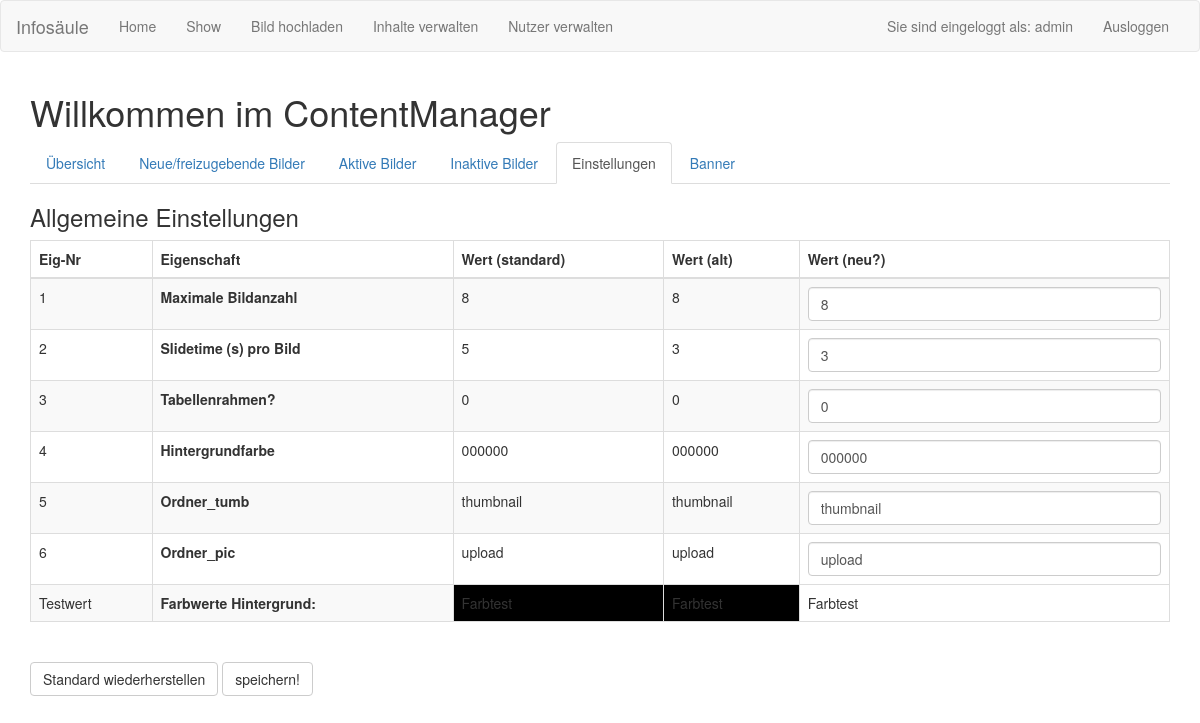
The page /cms_pref.php (signed in) on the database as committed earlier.
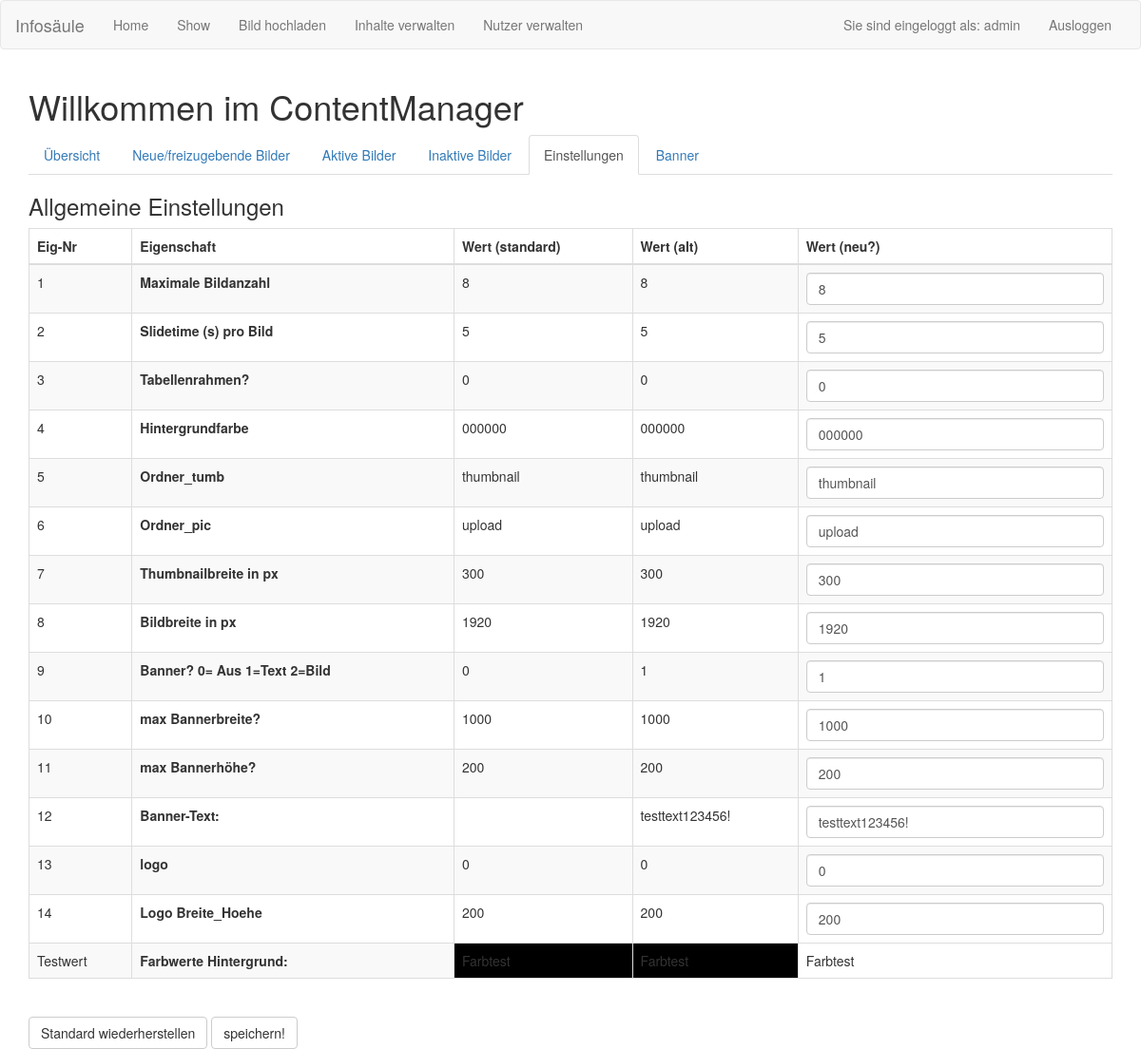
The same page on the database as committed later.
### tables this page shows
CREATE TABLE "preferences" (
	`lfdnr`	INTEGER PRIMARY KEY AUTOINCREMENT,
	`con`	TEXT NOT NULL,
	`value`	TEXT NOT NULL,
	`value_s`	TEXT NOT NULL
);

### cms_pref.php (the view, shortened to what this page needs)
<?php
include("header.php");
include("cms_links.php");
?>
<html>
<head>
  <link href="css/bootstrap.min.css" rel="stylesheet">
</head>
<body>
        <div id="cms_pref" class="container">
<?php
echo" <form action='cms_pref.php' method='post' enctype='multipart/form-data'>";
$db = new SQLite3('db/infosaeule.sqlite');
$Eintraege=13;
 if(!$db)die($db->lastErrorMsg());
 else{
 $j=0;
 while ($j<$Eintraege+1)
 {
 $flag_a[$j]=0;
 $j++;
 }
 $flag="FF0000";
    $results = $db->query("SELECT lfdnr,con,value,value_s from preferences");
if($results)
  {
  echo "<b><h3>Allgemeine Einstellungen</h3></b>";
  echo "<table class='table  table-striped table-bordered'>";
  echo "<thead><th>Eig-Nr</th>";
  echo "<th>Eigenschaft</th>";
  echo "<th>Wert (standard)</th>";
  echo "<th><b>Wert (alt) </th>";
  echo "<th>Wert (neu?) </th></thead>";
  echo "<tbody>";
        while ($row = $results->fetchArray() )
         {
                 if ($row['lfdnr']=='4')     $bgc=$row['value'];
                 if ($flag_a[$row['lfdnr']]==1){
                 echo "<tr><td bgcolor='".$flag."'>".$row['lfdnr']."</td>";
                 echo "<td bgcolor='".$flag."'><b>".$row['con']."</b></td>";
                 echo "<td>".$row['value_s']."</td>";
                 echo "<td >".$row['value']."</td>";
                 echo "<td bgcolor='".$flag."'><input class='form-control placeholder='.col-xs-3' type='input' value='".$row['value']."' name='".$row['lfdnr']."' ></td>";
                 echo "</tr>";
                 }
                 else
                 {
                 echo "<tr><td >".$row['lfdnr']."</td>";
                 echo "<td><b>".$row['con']."</b></td>";
                 echo "<td>".$row['value_s']."</td>";
                 echo "<td >".$row['value']."</td>";
                 echo "<td><input class='form-control placeholder='.col-xs-3' type='input' value='".$row['value']."' name='".$row['lfdnr']."' ></td>";
                 echo "</tr>";
                 }
         }
         echo "<tr><td>Testwert</td>";
         echo "<td><b>Farbwerte Hintergrund:</b></td>";
         echo "<td bgcolor='000000'>Farbtest</td>";
         echo "<td bgcolor='".$bgc."'>Farbtest</td>";
         echo "<td bgcolor='ffffff'>Farbtest</td></tr>";
  echo "</tbody>";
  echo "</table>";
  }
}
?>
 <br>
 <input class="btn btn-default btn-file" type="submit" value="Standard wiederherstellen" name='standard' >
 <input class="btn btn-default btn-file" type="submit" value="speichern!" name='speichern'>
</form>
</div>
</body>
</html>

Rows that differ between the two databases and show on the page:
changed preferences "Slidetime (s) pro Bild": value "3" → "5"
added preferences: lfdnr "7", con "Thumbnailbreite in px", value_s "300", value "300"
added preferences: lfdnr "8", con "Bildbreite in px", value_s "1920", value "1920"
added preferences: lfdnr "9", con "Banner? 0= Aus 1=Text 2=Bild", value_s "0", value "1"
added preferences: lfdnr "10", con "max Bannerbreite?", value_s "1000", value "1000"
added preferences: lfdnr "11", con "max Bannerhöhe?", value_s "200", value "200"
added preferences: lfdnr "12", con "Banner-Text:", value "testtext123456!"
added preferences: lfdnr "13", con "logo", value_s "0", value "0"
added preferences: lfdnr "14", con "Logo Breite_Hoehe", value_s "200", value "200"
